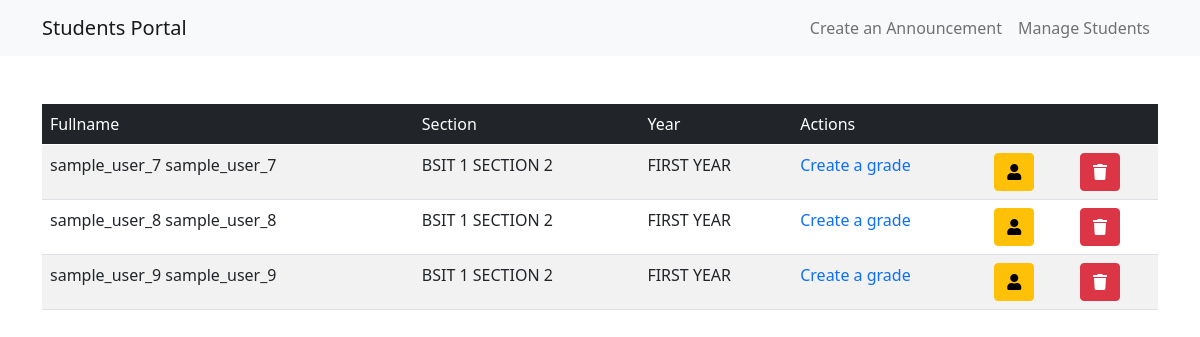
Page /teacher-views/view-section.php?section=BSIT 1 SECTION 2 on the earlier database version.
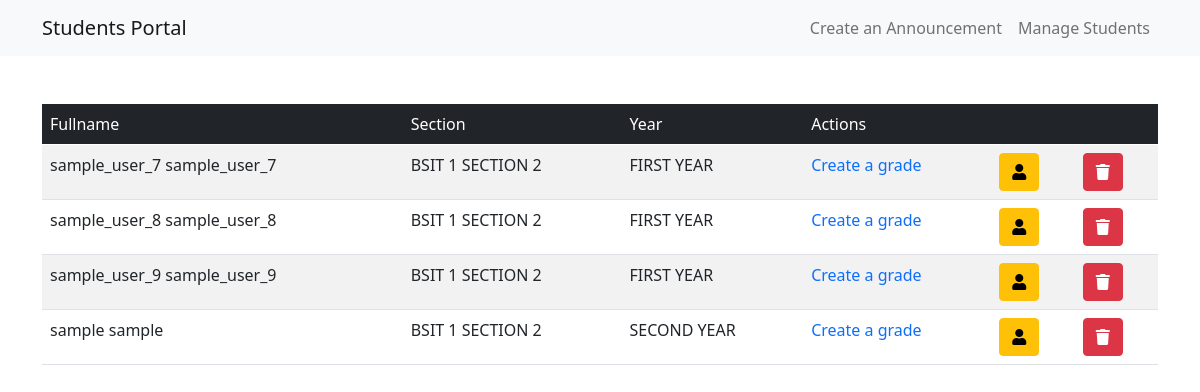
Same page on the later database version.
### tables this page shows
CREATE TABLE `users` (
  `id` int(11) NOT NULL,
  `firstname` varchar(255) NOT NULL,
  `lastname` varchar(255) NOT NULL,
  `username` varchar(255) NOT NULL,
  `password` varchar(255) NOT NULL,
  `section` varchar(255) NOT NULL,
  `year` varchar(255) NOT NULL,
  `role` varchar(1) NOT NULL DEFAULT 'S'
);

### functions/admin-logic.php (called while the page is built, shortened)
<?php
function show_data_multiple($table_name,$pk,$id){
    $conn = connect();
    $sql = "SELECT * FROM $table_name WHERE $pk = '$id'";
    $result = $conn->query($sql);
    if($result->num_rows > 0){
        $rows = array();
        while($row  = $result->fetch_assoc()){
            $rows[] = $row;
        }
        return $rows;
     }else{
         return FALSE;
     }
}
?>

### teacher-views/view-section.php (the view, shortened to what this page needs)
<?php
include '../functions/admin-logic.php';
$section = $_GET['section'];
$data = show_data_multiple('users', 'section', $section);
include 'navbar-admin.php';
?>
<main class="my-5">
    <div class="container">
        <table class="table table-striped">
            <thead class="table-dark">
                <td>Fullname</td>
                <td>Section</td>
                <td>Year</td>
                <td colspan="3">Actions</td>
            </thead>
            <tbody>
                <?php foreach($data as $row): ?>
                    <tr>
                        <td><?php echo $row['firstname']." ".$row['lastname'] ?></td>
                        <td><?php echo $row['section'] ?></td>
                        <td><?php echo $row['year'] ?></td>
                        <td> <a href="create_grade.php?stud_id=<?php echo $row['id'] ?>" class="text-decoration-none">Create a grade</a> </td>
                        <td> <a href="#" class="text-decoration-none btn btn-warning"> <i class="fas fa-user"></i> </a> </td>
                        <td> <a href="#" class="btn btn-danger"> <i class="fas fa-trash"></i> </a> </td>
                    </tr>
                <?php endforeach ?>
            </tbody>
        </table>
    </div>
</main>

Differences in the rows shown:
added users: firstname "sample", lastname "sample", section "BSIT 1 SECTION 2", year "SECOND YEAR"
